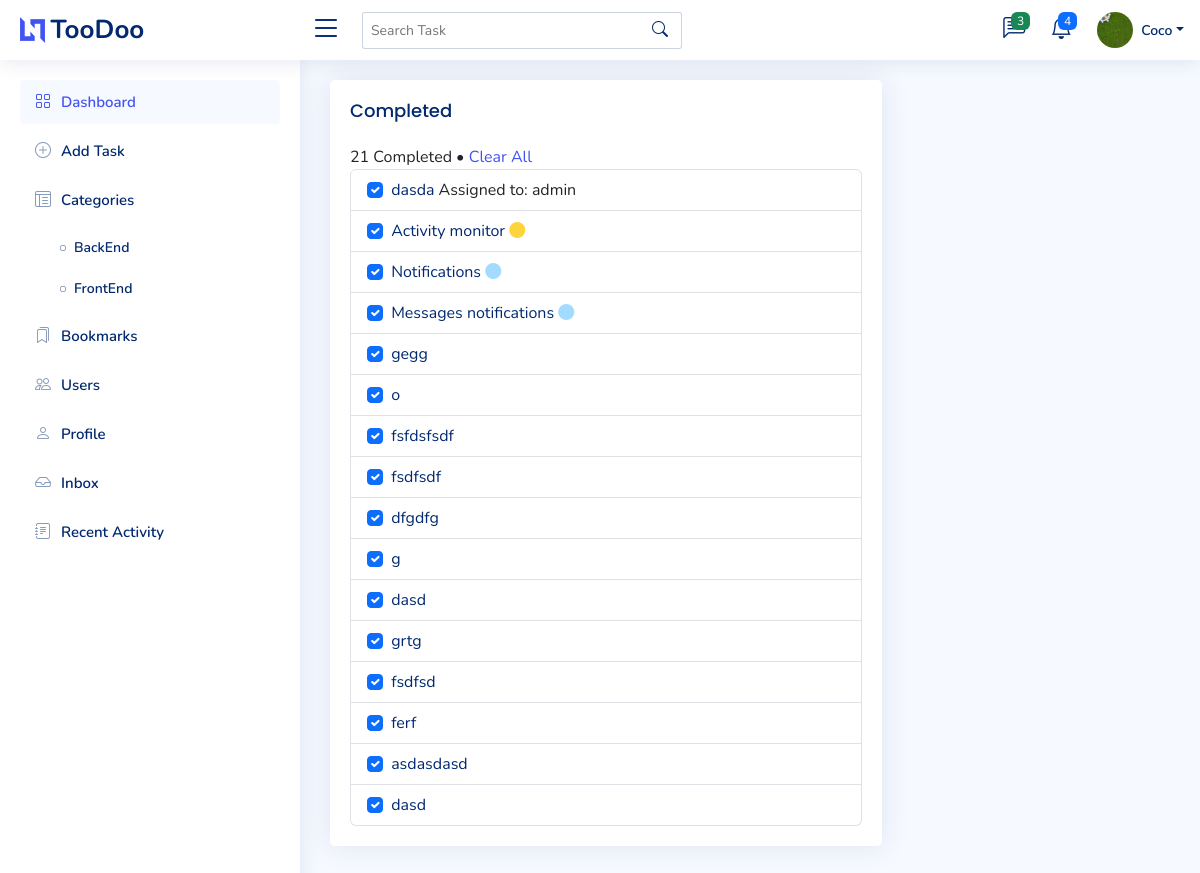
Screenshot of /completed_list/ (signed in) with the database file from the repository.
### todo_project/models.py (models this page shows, shortened)
class Profile(models.Model):
    user = models.OneToOneField(User,null=True, on_delete=models.CASCADE)
    username = models.CharField(max_length=100, blank=True)
    email = models.CharField(max_length=100, blank=True)
    bio = models.TextField(blank=True)
    profile_pic = models.ImageField(null=True, blank=True, upload_to='profile_images/', default='profile_images/default-profile-pic.png')
    job_title = models.CharField(max_length=100, blank=True, null=True)
    phone = models.CharField(max_length=100, blank=True, null=True)
    company = models.CharField(max_length=100, blank=True, null=True)
    address = models.CharField(max_length=100, blank=True, null=True)
    x_profile = models.CharField(max_length=100, blank=True, null=True)
    instagram_profile = models.CharField(max_length=100, blank=True, null=True)
    linkedin_profile = models.CharField(max_length=100, blank=True, null=True)
    facebook_profile = models.CharField(max_length=100, blank=True, null=True)

class Category(models.Model):
    name = models.CharField(max_length=50)
    user = models.ForeignKey(User, on_delete=models.CASCADE)
    color = models.CharField(max_length=7, blank=True, default='#FFFFFF')

class Task(models.Model):
    user = models.ForeignKey(User, on_delete=models.CASCADE) # on_delete=models.Cascade - When delete the post delete the associated user too from the database
    title = models.CharField(max_length=100)
    description = models.TextField(blank=True)
    assigned_to = models.ForeignKey(User, related_name='assigned_tasks', blank=True, null=True, on_delete=models.CASCADE)  # Change to ForeignKeyo
    completed = models.BooleanField(default=False)
    created_at = models.DateField(auto_now_add=True)
    category = models.ForeignKey(Category, on_delete=models.SET_NULL, null=True, blank=True)
    due_date = models.DateField(blank=True, null=True)
    recurring = models.BooleanField(default=False)
    recurring_end_date = models.DateField(blank=True, null=True)
    file = models.FileField(upload_to='static/img/', blank=True, null=True)
    bookmarked = models.BooleanField(default=False)
    PRIORITY_CHOICES = [
        ('low', 'Low'),
        ('medium', 'Medium'),
        ('high', 'High'),
        ('urgent', 'Urgent'),
    ]
    priority = models.CharField(max_length=10, choices=PRIORITY_CHOICES, blank=True, null=True)
    RECURRING_CHOICES = [
        ('daily', 'Daily'),
        ('weekly', 'Weekly'),
        ('monthly', 'Monthly'),
    ]
    recurring_interval = models.CharField(max_length=10, choices=RECURRING_CHOICES, blank=True, null=True)

### todo_project/views.py (the view)
# urls.py: path('completed_list/', CompletedTaskListView.as_view(), name='completed_list'),
class CompletedTaskListView(LoginRequiredMixin, ListView):
    model = Task
    template_name = 'completed_list.html'
    context_object_name = 'tasks'  # this can be used in the template to get the objects
    def get_context_data(self, **kwargs):
        context = super().get_context_data(**kwargs)
        context['task_count'] = self.get_queryset().count()
        return context

### todo_project/context_processors.py (called while the page is built)
def profile_context(request):              # this pulls the template globally. Context processors are good to be used when you want to pull info to all templates. :d
    if request.user.is_authenticated:
        profile, created = Profile.objects.get_or_create(user=request.user)
        return {'profile': profile}
    return {}

def category_list(request):
    if request.user.is_authenticated:
        categories = Category.objects.all()
    else:
        categories = Category.objects.none()  # No categories for unauthenticated users
    return {'categories': categories}

def latest_conversations(request):
    if request.user.is_authenticated:
        conversations = Conversation.objects.filter(participants=request.user)
        return {
            'latest_conversations': conversations
        }
    return {}

### todo_project/templates/completed_list.html (shortened to what this page needs)
{% extends 'base.html' %}
{% block content %}
<main id="main" class="main">
    <section class="section">
        <div class="row">
        <div class="col-lg-8">
            <div class="card">
            <div class="card-body">
                <h5 class="card-title">Completed</h5>
                <div>{{ task_count }} Completed • <form id="clear-completed-form" action="{% url 'clear_completed' %}" method="post" style="display:inline;">
                    <a href="#" onclick="event.preventDefault(); document.getElementById('clear-completed-form').submit();" class="text-link">Clear All</a>
                </form></div>
                <ul class="list-group ">
                    {% for task in tasks %}
                    {% if task.completed %}
                    <li class="list-group-item" id="task-{{ task.id }}">
                        <input type="checkbox" class="form-check-input me-1 task-checkbox" data-task-id="{{ task.id }}" {% if task.completed %}checked{% endif %}>
                        <a href="{% url 'update_task' task.pk %}" class="a-list">{{ task.title }}</a>
                        {% if task.priority == 'urgent' %}
                            <i class="fa-solid fa-circle fa-fade" style="color: #ff3d3d;"></i>
                        {% elif task.priority == 'high' %}
                            <i class="fa-solid fa-circle" style="color: #ff9b3d;"></i>
                        {% elif task.priority == 'medium' %}
                            <i class="fa-solid fa-circle" style="color: #FFD43B;"></i>
                        {% elif task.priority == 'low' %}
                            <i class="fa-solid fa-circle" style="color: #a2dbff;"></i>
                        {% endif %}
                        {% if task.assigned_to %}
                            Assigned to:
                            {{ task.assigned_to.username }}
                        {% endif %}
                    </li>
                    {% endif %}
                {% endfor %}
                </ul>
        </div>
        </div>
    </section>
</main>
{% endblock %}

### todo_project/templates/base.html (shortened to what this page needs)
{% load static %}
<!DOCTYPE html>
<html lang="en">
<head>
  <link href="{% static 'vendor/bootstrap/css/bootstrap.min.css' %}" rel="stylesheet">
  <link href="{% static 'vendor/bootstrap-icons/bootstrap-icons.css' %}" rel="stylesheet">
  <link href="{% static 'vendor/boxicons/css/boxicons.min.css' %}" rel="stylesheet">
  <link href="{% static 'vendor/remixicon/remixicon.css' %}" rel="stylesheet">
  <link href="{% static 'vendor/simple-datatables/style.css' %}" rel="stylesheet">
  <link href="https://cdnjs.cloudflare.com/ajax/libs/font-awesome/6.4.0/css/all.min.css" rel="stylesheet">
  <link href="{% static 'vendor/tinymce/tinymce.min.js' %}" rel="stylesheet">
  <link href="{% static 'css/style.css' %}" rel="stylesheet">
</head>
<body>
  <header id="header" class="header fixed-top d-flex align-items-center">
    <div class="d-flex align-items-center justify-content-between">
      <a href="{% url 'task_list' %}" class="logo d-flex align-items-center">
        <img src="assets/img/logo.png" alt="">
        <span class="d-none d-lg-block">TooDoo</span>
      </a>
      <i class="bi bi-list toggle-sidebar-btn"></i>
    </div>
    <div class="search-bar">
      <form class="search-form d-flex align-items-center" role="search" method="get" action="{% url 'search_task' %}">
        <input type="text" placeholder="Search Task" aria-label="Search" name="q" value="{{ request.GET.q }}">
        <button type="submit" title="Search"><i class="bi bi-search"></i></button>
      </form>
    </div>
    <nav class="header-nav ms-auto">
      <ul class="d-flex align-items-center">
        <li class="nav-item dropdown">
          <a class="nav-link nav-icon" href="#" data-bs-toggle="dropdown">
            <i class="bi bi-chat-left-text"></i>
            <span class="badge bg-success badge-number">{{ latest_conversations|length }}</span>
          </a>
        </li>
        <li class="nav-item dropdown">
          <a class="nav-link nav-icon" href="#" data-bs-toggle="dropdown">
            <i class="bi bi-bell"></i>
            <span class="badge bg-primary badge-number">4</span>
          </a>
        </li>
        <li class="nav-item dropdown pe-3">
          <a class="nav-link nav-profile d-flex align-items-center pe-0" href="#" data-bs-toggle="dropdown">
            <img src="{{ profile.profile_pic.url }}" alt="Profile" class="rounded-circle">
            <span class="d-none d-md-block dropdown-toggle ps-2">{{ profile.username }}</span>
          </a>
        </li>
      </ul>
    </nav>
  </header>
  <aside id="sidebar" class="sidebar">
    <ul class="sidebar-nav" id="sidebar-nav">
      <li class="nav-item">
        <a class="nav-link" href="{% url 'task_list' %}">
          <i class="bi bi-grid"></i>
          <span>Dashboard</span>
        </a>
      </li>
      <li class="nav-item">
        <a class="nav-link collapsed" href="{% url 'create_task' %}">
          <i class="bi bi-plus-circle"></i>
          <span>Add Task</span>
        </a>
      </li>
      <li class="nav">
        <li class="nav-item">
          <a class="nav-link collapsed" href="{% url 'category_list' %}">
            <i class="bi bi-layout-text-window-reverse"></i><span>Categories</span>
          </a>
          <ul class="nav-content">
            {% for category in categories %}
              <li>
                <a href="{% url 'tasks_by_category' category.id %}">
                  <i class="bi bi-circle"></i><span>{{ category.name }}</span>
                </a>
              </li>
            {% endfor %}
          </ul>
        </li>
      </li>
      <li class="nav-item">
        <a class="nav-link collapsed" href="{% url 'bookmark_list' %}">
          <i class="bi bi-bookmarks"></i>
          <span>Bookmarks</span>
        </a>
      </li>
      <li class="nav-item">
        <a class="nav-link collapsed" href="{% url 'user_list' %}">
          <i class="bi bi-people"></i>
          <span>Users</span>
        </a>
      </li>
      <li class="nav-item">
        <a class="nav-link collapsed" href="{% url 'edit_profile' %}">
          <i class="bi bi-person"></i>
          <span>Profile</span>
        </a>
      </li>
      <li class="nav-item">
        <a class="nav-link collapsed" href="{% url 'inbox' %}">
          <i class="bi bi-inbox"></i>
          <span>Inbox</span>
        </a>
      </li>
      <li class="nav-item">
        <a class="nav-link collapsed" href="{% url 'recent_activity' %}">
          <i class="bi bi-journal-text"></i>
          <span>Recent Activity</span>
        </a>
      </li>
    </ul>
  </aside>
  {% block content %}
  {% endblock %}
</body>
</html>

### static/css/style.css (style rules this page uses)
:root { scroll-behavior: smooth; }
body { font-family: "Nunito", sans-serif; background: #f6f9ff; color: #444444; }
a { color: #4154f1; text-decoration: none; }
h1, h2, h3, h4, h5, h6 { font-family: "Nunito", sans-serif; }
#main { margin-top: 60px; padding: 20px 30px; transition: all 0.3s; }
.card { margin-bottom: 30px; border: none; border-radius: 5px; box-shadow: 0px 0 30px rgba(1, 41, 112, 0.1); }
.card-title { padding: 20px 0 15px 0; font-size: 18px; font-weight: 500; color: #012970; font-family: "Poppins", sans-serif; }
.card-body { padding: 0 20px 20px 20px; }
.logo { line-height: 1; }
@media (min-width: 1200px) { .logo { width: 280px; } }
.logo img { max-height: 26px; margin-right: 6px; }
.logo span { font-size: 26px; font-weight: 700; color: #012970; font-family: "Nunito", sans-serif; }
.header { transition: all 0.5s; z-index: 997; height: 60px; box-shadow: 0px 2px 20px rgba(1, 41, 112, 0.1); background-color: #fff; padding-left: 20px; }
.header .toggle-sidebar-btn { font-size: 32px; padding-left: 10px; cursor: pointer; color: #012970; }
.header .search-bar { min-width: 360px; padding: 0 20px; }
.header .search-form { width: 100%; }
.header .search-form input { border: 0; font-size: 14px; color: #012970; border: 1px solid rgba(1, 41, 112, 0.2); padding: 7px 38px 7px 8px; border-radius: 3px; transition: 0.3s; width: 100%; }
.header .search-form button { border: 0; padding: 0; margin-left: -30px; background: none; }
.header .search-form button i { color: #012970; }
.header-nav ul { list-style: none; }
.header-nav>ul { margin: 0; padding: 0; }
.header-nav .nav-icon { font-size: 22px; color: #012970; margin-right: 25px; position: relative; }
.header-nav .nav-profile { color: #012970; }
.header-nav .nav-profile img { max-height: 36px; }
.header-nav .nav-profile span { font-size: 14px; font-weight: 600; }
.header-nav .badge-number { position: absolute; inset: -2px -5px auto auto; font-weight: normal; font-size: 12px; padding: 3px 6px; }
.sidebar { position: fixed; top: 60px; left: 0; bottom: 0; width: 300px; z-index: 996; transition: all 0.3s; padding: 20px; overflow-y: auto; scrollbar-width: thin; scrollbar-color: #aab7cf transparent; box-shadow: 0px 0px 20px rgba(1, 41, 112, 0.1); background-color: #fff; }
@media (min-width: 1200px) { #main, #footer { margin-left: 300px; } }
.sidebar-nav { padding: 0; margin: 0; list-style: none; }
.sidebar-nav li { padding: 0; margin: 0; list-style: none; }
.sidebar-nav .nav-item { margin-bottom: 5px; }
.sidebar-nav .nav-link { display: flex; align-items: center; font-size: 15px; font-weight: 600; color: #4154f1; transition: 0.3; background: #f6f9ff; padding: 10px 15px; border-radius: 4px; }
.sidebar-nav .nav-link i { font-size: 16px; margin-right: 10px; color: #4154f1; }
.sidebar-nav .nav-link.collapsed { color: #012970; background: #fff; }
.sidebar-nav .nav-link.collapsed i { color: #899bbd; }
.sidebar-nav .nav-content { padding: 5px 0 0 0; margin: 0; list-style: none; }
.sidebar-nav .nav-content a { display: flex; align-items: center; font-size: 14px; font-weight: 600; color: #012970; transition: 0.3; padding: 10px 0 10px 40px; transition: 0.3s; }
.sidebar-nav .nav-content a i { font-size: 6px; margin-right: 8px; line-height: 0; border-radius: 50%; }
.a-list { color: #012970; }

### rows the page displays
Profile: profile_pic (picture), username "Coco"
Category: name "BackEnd"
Category: name "FrontEnd"
Task: completed "☑", title "dasda", assigned_to.username "admin"
Task: completed "☑", title "Activity monitor", priority "medium" (drawn)
Task: completed "☑", title "Notifications", priority "low" (drawn)
Task: completed "☑", title "Messages notifications", priority "low" (drawn)
Task: completed "☑", title "gegg"
Task: completed "☑", title "o"
Task: completed "☑", title "fsfdsfsdf"
Task: completed "☑", title "fsdfsdf"
Task: completed "☑", title "dfgdfg"
Task: completed "☑", title "g"
Task: completed "☑", title "dasd"
Task: completed "☑", title "grtg"
Task: completed "☑", title "fsdfsd"
Task: completed "☑", title "ferf"
Task: completed "☑", title "asdasdasd"
Task: completed "☑", title "dasd"

### other values shown
{{ latest_conversations|length }} "3"
{{ task_count }} "21"
